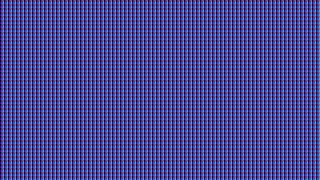

Below is a game level as drawn by its tile map, then a one-line description and the .tmx file that defines it, in full:
An orthogonal 80x45 tile map with 4x4 px tiles, 1 tile layer (Tile Layer 1).

<map version="1.0" orientation="orthogonal" renderorder="right-down" width="80" height="45" tilewidth="4" tileheight="4" nextobjectid="1">
 <tileset firstgid="1" name="tileset" tilewidth="4" tileheight="4" tilecount="2">
  <image source="tileset.png" width="8" height="4" />
 </tileset>
 <layer name="Tile Layer 1" width="80" height="45">
  <data encoding="csv">
1,1,1,1,1,1,1,1,1,1,1,1,1,1,1,1,1,1,1,1,1,1,1,1,1,1,1,1,1,1,1,1,1,1,1,1,1,1,1,1,1,1,1,1,1,1,1,1,1,1,1,1,1,1,1,1,1,1,1,1,1,1,1,1,1,1,1,1,1,1,1,1,1,1,1,1,1,1,1,1,
1,1,1,1,1,1,1,1,1,1,1,1,1,1,1,1,1,1,1,1,1,1,1,1,1,1,1,1,1,1,1,1,1,1,1,1,1,1,1,1,1,1,1,1,1,1,1,1,1,1,1,1,1,1,1,1,1,1,1,1,1,1,1,1,1,1,1,1,1,1,1,1,1,1,1,1,1,1,1,1,
1,1,1,1,1,1,1,1,1,1,1,1,1,1,1,1,1,1,1,1,1,1,1,1,1,1,1,1,1,1,1,1,1,1,1,1,1,1,1,1,1,1,1,1,1,1,1,1,1,1,1,1,1,1,1,1,1,1,1,1,1,1,1,1,1,1,1,1,1,1,1,1,1,1,1,1,1,1,1,1,
1,1,1,1,1,1,1,1,1,1,1,1,1,1,1,1,1,1,1,1,1,1,1,1,1,1,1,1,1,1,1,1,1,1,1,1,1,1,1,1,1,1,1,1,1,1,1,1,1,1,1,1,1,1,1,1,1,1,1,1,1,1,1,1,1,1,1,1,1,1,1,1,1,1,1,1,1,1,1,1,
1,1,1,1,1,1,1,1,1,1,1,1,1,1,1,1,1,1,1,1,1,1,1,1,1,1,1,1,1,1,1,1,1,1,1,1,1,1,1,1,1,1,1,1,1,1,1,1,1,1,1,1,1,1,1,1,1,1,1,1,1,1,1,1,1,1,1,1,1,1,1,1,1,1,1,1,1,1,1,1,
1,1,1,1,1,1,1,1,1,1,1,1,1,1,1,1,1,1,1,1,1,1,1,1,1,1,1,1,1,1,1,1,1,1,1,1,1,1,1,1,1,1,1,1,1,1,1,1,1,1,1,1,1,1,1,1,1,1,1,1,1,1,1,1,1,1,1,1,1,1,1,1,1,1,1,1,1,1,1,1,
1,1,1,1,1,1,1,1,1,1,1,1,1,1,1,1,1,1,1,1,1,1,1,1,1,1,1,1,1,1,1,1,1,1,1,1,1,1,1,1,1,1,1,1,1,1,1,1,1,1,1,1,1,1,1,1,1,1,1,1,1,1,1,1,1,1,1,1,1,1,1,1,1,1,1,1,1,1,1,1,
1,1,1,1,1,1,1,1,1,1,1,1,1,1,1,1,1,1,1,1,1,1,1,1,1,1,1,1,1,1,1,1,1,1,1,1,1,1,1,1,1,1,1,1,1,1,1,1,1,1,1,1,1,1,1,1,1,1,1,1,1,1,1,1,1,1,1,1,1,1,1,1,1,1,1,1,1,1,1,1,
1,1,1,1,1,1,1,1,1,1,1,1,1,1,1,1,1,1,1,1,1,1,1,1,1,1,1,1,1,1,1,1,1,1,1,1,1,1,1,1,1,1,1,1,1,1,1,1,1,1,1,1,1,1,1,1,1,1,1,1,1,1,1,1,1,1,1,1,1,1,1,1,1,1,1,1,1,1,1,1,
1,1,1,1,1,1,1,1,1,1,1,1,1,1,1,1,1,1,1,1,1,1,1,1,1,1,1,1,1,1,1,1,1,1,1,1,1,1,1,1,1,1,1,1,1,1,1,1,1,1,1,1,1,1,1,1,1,1,1,1,1,1,1,1,1,1,1,1,1,1,1,1,1,1,1,1,1,1,1,1,
1,1,1,1,1,1,1,1,1,1,1,1,1,1,1,1,1,1,1,1,1,1,1,1,1,1,1,1,1,1,1,1,1,1,1,1,1,1,1,1,1,1,1,1,1,1,1,1,1,1,1,1,1,1,1,1,1,1,1,1,1,1,1,1,1,1,1,1,1,1,1,1,1,1,1,1,1,1,1,1,
1,1,1,1,1,1,1,1,1,1,1,1,1,1,1,1,1,1,1,1,1,1,1,1,1,1,1,1,1,1,1,1,1,1,1,1,1,1,1,1,1,1,1,1,1,1,1,1,1,1,1,1,1,1,1,1,1,1,1,1,1,1,1,1,1,1,1,1,1,1,1,1,1,1,1,1,1,1,1,1,
1,1,1,1,1,1,1,1,1,1,1,1,1,1,1,1,1,1,1,1,1,1,1,1,1,1,1,1,1,1,1,1,1,1,1,1,1,1,1,1,1,1,1,1,1,1,1,1,1,1,1,1,1,1,1,1,1,1,1,1,1,1,1,1,1,1,1,1,1,1,1,1,1,1,1,1,1,1,1,1,
1,1,1,1,1,1,1,1,1,1,1,1,1,1,1,1,1,1,1,1,1,1,1,1,1,1,1,1,1,1,1,1,1,1,1,1,1,1,1,1,1,1,1,1,1,1,1,1,1,1,1,1,1,1,1,1,1,1,1,1,1,1,1,1,1,1,1,1,1,1,1,1,1,1,1,1,1,1,1,1,
1,1,1,1,1,1,1,1,1,1,1,1,1,1,1,1,1,1,1,1,1,1,1,1,1,1,1,1,1,1,1,1,1,1,1,1,1,1,1,1,1,1,1,1,1,1,1,1,1,1,1,1,1,1,1,1,1,1,1,1,1,1,1,1,1,1,1,1,1,1,1,1,1,1,1,1,1,1,1,1,
1,1,1,1,1,1,1,1,1,1,1,1,1,1,1,1,1,1,1,1,1,1,1,1,1,1,1,1,1,1,1,1,1,1,1,1,1,1,1,1,1,1,1,1,1,1,1,1,1,1,1,1,1,1,1,1,1,1,1,1,1,1,1,1,1,1,1,1,1,1,1,1,1,1,1,1,1,1,1,1,
1,1,1,1,1,1,1,1,1,1,1,1,1,1,1,1,1,1,1,1,1,1,1,1,1,1,1,1,1,1,1,1,1,1,1,1,1,1,1,1,1,1,1,1,1,1,1,1,1,1,1,1,1,1,1,1,1,1,1,1,1,1,1,1,1,1,1,1,1,1,1,1,1,1,1,1,1,1,1,1,
1,1,1,1,1,1,1,1,1,1,1,1,1,1,1,1,1,1,1,1,1,1,1,1,1,1,1,1,1,1,1,1,1,1,1,1,1,1,1,1,1,1,1,1,1,1,1,1,1,1,1,1,1,1,1,1,1,1,1,1,1,1,1,1,1,1,1,1,1,1,1,1,1,1,1,1,1,1,1,1,
1,1,1,1,1,1,1,1,1,1,1,1,1,1,1,1,1,1,1,1,1,1,1,1,1,1,1,1,1,1,1,1,1,1,1,1,1,1,1,1,1,1,1,1,1,1,1,1,1,1,1,1,1,1,1,1,1,1,1,1,1,1,1,1,1,1,1,1,1,1,1,1,1,1,1,1,1,1,1,1,
1,1,1,1,1,1,1,1,1,1,1,1,1,1,1,1,1,1,1,1,1,1,1,1,1,1,1,1,1,1,1,1,1,1,1,1,1,1,1,1,1,1,1,1,1,1,1,1,1,1,1,1,1,1,1,1,1,1,1,1,1,1,1,1,1,1,1,1,1,1,1,1,1,1,1,1,1,1,1,1,
1,1,1,1,1,1,1,1,1,1,1,1,1,1,1,1,1,1,1,1,1,1,1,1,1,1,1,1,1,1,1,1,1,1,1,1,1,1,1,1,1,1,1,1,1,1,1,1,1,1,1,1,1,1,1,1,1,1,1,1,1,1,1,1,1,1,1,1,1,1,1,1,1,1,1,1,1,1,1,1,
1,1,1,1,1,1,1,1,1,1,1,1,1,1,1,1,1,1,1,1,1,1,1,1,1,1,1,1,1,1,1,1,1,1,1,1,1,1,1,1,1,1,1,1,1,1,1,1,1,1,1,1,1,1,1,1,1,1,1,1,1,1,1,1,1,1,1,1,1,1,1,1,1,1,1,1,1,1,1,1,
1,1,1,1,1,1,1,1,1,1,1,1,1,1,1,1,1,1,1,1,1,1,1,1,1,1,1,1,1,1,1,1,1,1,1,1,1,1,1,1,1,1,1,1,1,1,1,1,1,1,1,1,1,1,1,1,1,1,1,1,1,1,1,1,1,1,1,1,1,1,1,1,1,1,1,1,1,1,1,1,
1,1,1,1,1,1,1,1,1,1,1,1,1,1,1,1,1,1,1,1,1,1,1,1,1,1,1,1,1,1,1,1,1,1,1,1,1,1,1,1,1,1,1,1,1,1,1,1,1,1,1,1,1,1,1,1,1,1,1,1,1,1,1,1,1,1,1,1,1,1,1,1,1,1,1,1,1,1,1,1,
1,1,1,1,1,1,1,1,1,1,1,1,1,1,1,1,1,1,1,1,1,1,1,1,1,1,1,1,1,1,1,1,1,1,1,1,1,1,1,1,1,1,1,1,1,1,1,1,1,1,1,1,1,1,1,1,1,1,1,1,1,1,1,1,1,1,1,1,1,1,1,1,1,1,1,1,1,1,1,1,
1,1,1,1,1,1,1,1,1,1,1,1,1,1,1,1,1,1,1,1,1,1,1,1,1,1,1,1,1,1,1,1,1,1,1,1,1,1,1,1,1,1,1,1,1,1,1,1,1,1,1,1,1,1,1,1,1,1,1,1,1,1,1,1,1,1,1,1,1,1,1,1,1,1,1,1,1,1,1,1,
1,1,1,1,1,1,1,1,1,1,1,1,1,1,1,1,1,1,1,1,1,1,1,1,1,1,1,1,1,1,1,1,1,1,1,1,1,1,1,1,1,1,1,1,1,1,1,1,1,1,1,1,1,1,1,1,1,1,1,1,1,1,1,1,1,1,1,1,1,1,1,1,1,1,1,1,1,1,1,1,
1,1,1,1,1,1,1,1,1,1,1,1,1,1,1,1,1,1,1,1,1,1,1,1,1,1,1,1,1,1,1,1,1,1,1,1,1,1,1,1,1,1,1,1,1,1,1,1,1,1,1,1,1,1,1,1,1,1,1,1,1,1,1,1,1,1,1,1,1,1,1,1,1,1,1,1,1,1,1,1,
1,1,1,1,1,1,1,1,1,1,1,1,1,1,1,1,1,1,1,1,1,1,1,1,1,1,1,1,1,1,1,1,1,1,1,1,1,1,1,1,1,1,1,1,1,1,1,1,1,1,1,1,1,1,1,1,1,1,1,1,1,1,1,1,1,1,1,1,1,1,1,1,1,1,1,1,1,1,1,1,
1,1,1,1,1,1,1,1,1,1,1,1,1,1,1,1,1,1,1,1,1,1,1,1,1,1,1,1,1,1,1,1,1,1,1,1,1,1,1,1,1,1,1,1,1,1,1,1,1,1,1,1,1,1,1,1,1,1,1,1,1,1,1,1,1,1,1,1,1,1,1,1,1,1,1,1,1,1,1,1,
1,1,1,1,1,1,1,1,1,1,1,1,1,1,1,1,1,1,1,1,1,1,1,1,1,1,1,1,1,1,1,1,1,1,1,1,1,1,1,1,1,1,1,1,1,1,1,1,1,1,1,1,1,1,1,1,1,1,1,1,1,1,1,1,1,1,1,1,1,1,1,1,1,1,1,1,1,1,1,1,
1,1,1,1,1,1,1,1,1,1,1,1,1,1,1,1,1,1,1,1,1,1,1,1,1,1,1,1,1,1,1,1,1,1,1,1,1,1,1,1,1,1,1,1,1,1,1,1,1,1,1,1,1,1,1,1,1,1,1,1,1,1,1,1,1,1,1,1,1,1,1,1,1,1,1,1,1,1,1,1,
1,1,1,1,1,1,1,1,1,1,1,1,1,1,1,1,1,1,1,1,1,1,1,1,1,1,1,1,1,1,1,1,1,1,1,1,1,1,1,1,1,1,1,1,1,1,1,1,1,1,1,1,1,1,1,1,1,1,1,1,1,1,1,1,1,1,1,1,1,1,1,1,1,1,1,1,1,1,1,1,
1,1,1,1,1,1,1,1,1,1,1,1,1,1,1,1,1,1,1,1,1,1,1,1,1,1,1,1,1,1,1,1,1,1,1,1,1,1,1,1,1,1,1,1,1,1,1,1,1,1,1,1,1,1,1,1,1,1,1,1,1,1,1,1,1,1,1,1,1,1,1,1,1,1,1,1,1,1,1,1,
1,1,1,1,1,1,1,1,1,1,1,1,1,1,1,1,1,1,1,1,1,1,1,1,1,1,1,1,1,1,1,1,1,1,1,1,1,1,1,1,1,1,1,1,1,1,1,1,1,1,1,1,1,1,1,1,1,1,1,1,1,1,1,1,1,1,1,1,1,1,1,1,1,1,1,1,1,1,1,1,
1,1,1,1,1,1,1,1,1,1,1,1,1,1,1,1,1,1,1,1,1,1,1,1,1,1,1,1,1,1,1,1,1,1,1,1,1,1,1,1,1,1,1,1,1,1,1,1,1,1,1,1,1,1,1,1,1,1,1,1,1,1,1,1,1,1,1,1,1,1,1,1,1,1,1,1,1,1,1,1,
1,1,1,1,1,1,1,1,1,1,1,1,1,1,1,1,1,1,1,1,1,1,1,1,1,1,1,1,1,1,1,1,1,1,1,1,1,1,1,1,1,1,1,1,1,1,1,1,1,1,1,1,1,1,1,1,1,1,1,1,1,1,1,1,1,1,1,1,1,1,1,1,1,1,1,1,1,1,1,1,
1,1,1,1,1,1,1,1,1,1,1,1,1,1,1,1,1,1,1,1,1,1,1,1,1,1,1,1,1,1,1,1,1,1,1,1,1,1,1,1,1,1,1,1,1,1,1,1,1,1,1,1,1,1,1,1,1,1,1,1,1,1,1,1,1,1,1,1,1,1,1,1,1,1,1,1,1,1,1,1,
1,1,1,1,1,1,1,1,1,1,1,1,1,1,1,1,1,1,1,1,1,1,1,1,1,1,1,1,1,1,1,1,1,1,1,1,1,1,1,1,1,1,1,1,1,1,1,1,1,1,1,1,1,1,1,1,1,1,1,1,1,1,1,1,1,1,1,1,1,1,1,1,1,1,1,1,1,1,1,1,
1,1,1,1,1,1,1,1,1,1,1,1,1,1,1,1,1,1,1,1,1,1,1,1,1,1,1,1,1,1,1,1,1,1,1,1,1,1,1,1,1,1,1,1,1,1,1,1,1,1,1,1,1,1,1,1,1,1,1,1,1,1,1,1,1,1,1,1,1,1,1,1,1,1,1,1,1,1,1,1,
1,1,1,1,1,1,1,1,1,1,1,1,1,1,1,1,1,1,1,1,1,1,1,1,1,1,1,1,1,1,1,1,1,1,1,1,1,1,1,1,1,1,1,1,1,1,1,1,1,1,1,1,1,1,1,1,1,1,1,1,1,1,1,1,1,1,1,1,1,1,1,1,1,1,1,1,1,1,1,1,
1,1,1,1,1,1,1,1,1,1,1,1,1,1,1,1,1,1,1,1,1,1,1,1,1,1,1,1,1,1,1,1,1,1,1,1,1,1,1,1,1,1,1,1,1,1,1,1,1,1,1,1,1,1,1,1,1,1,1,1,1,1,1,1,1,1,1,1,1,1,1,1,1,1,1,1,1,1,1,1,
1,1,1,1,1,1,1,1,1,1,1,1,1,1,1,1,1,1,1,1,1,1,1,1,1,1,1,1,1,1,1,1,1,1,1,1,1,1,1,1,1,1,1,1,1,1,1,1,1,1,1,1,1,1,1,1,1,1,1,1,1,1,1,1,1,1,1,1,1,1,1,1,1,1,1,1,1,1,1,1,
1,1,1,1,1,1,1,1,1,1,1,1,1,1,1,1,1,1,1,1,1,1,1,1,1,1,1,1,1,1,1,1,1,1,1,1,1,1,1,1,1,1,1,1,1,1,1,1,1,1,1,1,1,1,1,1,1,1,1,1,1,1,1,1,1,1,1,1,1,1,1,1,1,1,1,1,1,1,1,1,
1,1,1,1,1,1,1,1,1,1,1,1,1,1,1,1,1,1,1,1,1,1,1,1,1,1,1,1,1,1,1,1,1,1,1,1,1,1,1,1,1,1,1,1,1,1,1,1,1,1,1,1,1,1,1,1,1,1,1,1,1,1,1,1,1,1,1,1,1,1,1,1,1,1,1,1,1,1,1,1
</data>
 </layer>
</map>